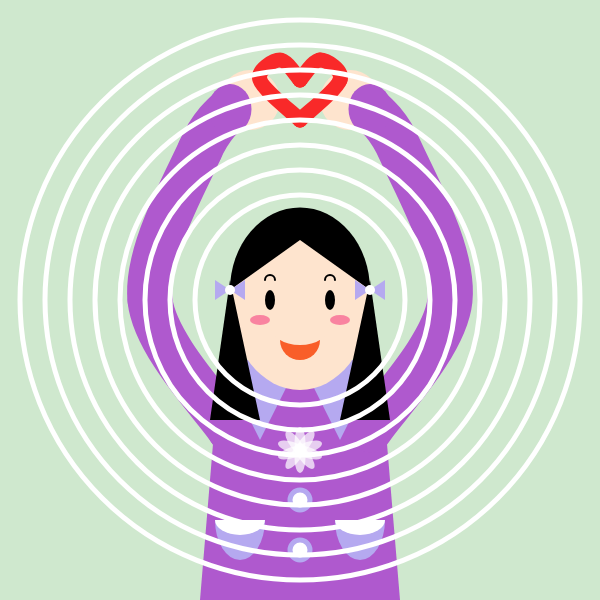
Frame 1 (no input)
Frame 60 (no input): identical to frame 1, image omitted
Frame 120 (the mouse pressed at the canvas centre since frame 60): identical to frame 1, image omitted

The p5.js sketch that drew this single still picture (run headless with seeded random() and noise() and a simulated clock; from frame 60 on, the mouse is pressed at the canvas centre):

// p5.js sketch
// ── sketch.js
//Haotian Sun
//IGME-609 Project 1
//Self-portrairt
//January 29, 2019
function setup() {
  createCanvas(600, 600);
}

function draw() {
  background(207, 232, 206);
  drawBody();
  drawClothes();
  drawArms();
  drawHead();
  drawAccessories();
  drawLoop();
}

function drawBody(){ 
  noStroke();
  fill(175, 89, 206);
  beginShape();
	vertex(220, 360);
	vertex(380, 360);
  vertex(400, 600);
	vertex(200, 600);
	endShape(CLOSE);
}

function drawClothes(){
  fill(181, 169, 240);
  triangle(220, 360, 300, 360, 260, 440);
  triangle(300, 360, 380, 360, 340, 440);
  fill(255);
  stroke(181, 169, 240);
  strokeWeight(5);

  ellipse(300, 500, 20, 20);
  ellipse(300, 550, 20, 20);
  fill(181, 169, 240);
  noStroke();
  arc(240, 520, 50, 80, 0, PI,TWO_PI, CHORD);
  arc(360, 520, 50, 80, 0, PI,TWO_PI, CHORD);
  fill(255);
  arc(360, 520, 50, 30, 0, PI,TWO_PI, CHORD);
  arc(240, 520, 50, 30, 0, PI,TWO_PI, CHORD);
}

function drawArms(){
  stroke(175, 89, 206);
	point(370, 430);
	point(450, 300);
	point(400, 150);
	point(360, 100);
	strokeWeight(45);
	noFill();
	beginShape();
	curveVertex(370, 430);
	curveVertex(370, 430);
	curveVertex(450, 300);
	curveVertex(400, 150);
	curveVertex(360, 100);
	curveVertex(360, 100);
	endShape();
  stroke(175, 89, 206);
	point(230, 430);
	point(150, 300);
	point(200, 150);
	point(240, 100);
	strokeWeight(45);
	noFill();
	beginShape();
	curveVertex(230, 430);
	curveVertex(230, 430);
	curveVertex(150, 300);
	curveVertex(200, 150);
	curveVertex(240, 100);
	curveVertex(240, 100);
	endShape();
}

function drawHead(){
  //face
  fill(254, 228, 206);
  strokeWeight(0);
  ellipse(300, 300, 140, 180);
  //hair
  fill(0);
  arc(300, 290, 140, 165, PI, TWO_PI);
  fill(254, 228, 206);
  triangle(230, 290, 370, 290, 300, 240);
  //face
  fill(249, 131, 160);
  ellipse(260,320,20,10);
  ellipse(340,320,20,10);
  fill(0);
  ellipse(270, 300, 10, 20);
  ellipse(330, 300, 10, 20);
  fill(249, 94, 41);
  arc(300, 340, 40, 40, 0, PI,TWO_PI, CHORD);
  fill(254, 228, 206);
  arc(300, 325, 60, 40, 0, PI,TWO_PI, CHORD);
  noFill();
  strokeWeight(2);
  stroke(0);
  arc(270, 280, 10, 10, PI, TWO_PI);
  arc(330, 280, 10, 10, PI, TWO_PI);

  //hair
  noStroke();
  fill(0);
  triangle(210,420,260,420,230,280);
  triangle(340,420,390,420,370,280);
}

function drawAccessories(){
  //bowtie
  fill(181, 169, 240);
  triangle(215,300,230,290,215,280);
  triangle(230,290,245,300,245,280);
  triangle(355,300,370,290,355,280);
  triangle(370,290,385,300,385,280);  
  fill(255);
  ellipse(230,290,10,10);
	ellipse(370,290,10,10);
  //hand
  noStroke();
  fill(254, 228, 206);
  ellipse(250,100,60,60);
  ellipse(350,100,60,60);
  fill(175, 89, 206);
  ellipse(230,109,43,50);
  ellipse(370,109,43,50);
  //heart
  stroke(249, 41, 41);
	point(300, 80);
	point(280, 60);
	point(260, 80);
	point(300, 120);
	strokeWeight(15);
	noFill();
	beginShape();
	curveVertex(300, 80);
	curveVertex(300, 80);
	curveVertex(280, 60);
	curveVertex(260, 80);
	curveVertex(300, 120);
	curveVertex(300, 120);
	endShape();  
  stroke(249, 41, 41);
	point(300, 80);
	point(320, 60);
	point(340, 80);
	point(300, 120);
	strokeWeight(15);
	noFill();
	beginShape();
	curveVertex(300, 80);
	curveVertex(300, 80);
	curveVertex(320, 60);
	curveVertex(340, 80);
	curveVertex(300, 120);
	curveVertex(300, 120);
	endShape();
  //flower
  push();
  fill(255,180);
  translate(300, 450);
  noStroke();
  for (var i = 0; i < 10; i ++) {
    ellipse(0, 8, 11, 30);
    rotate(PI/5);
  }
  pop();
  }
function drawLoop(){
  stroke(255);
  strokeWeight(5);
  var ellipseW=560;
  for(var x=0;x<8;x++){
    ellipse(300,300,ellipseW);
    ellipseW=ellipseW-50;
  }
}
